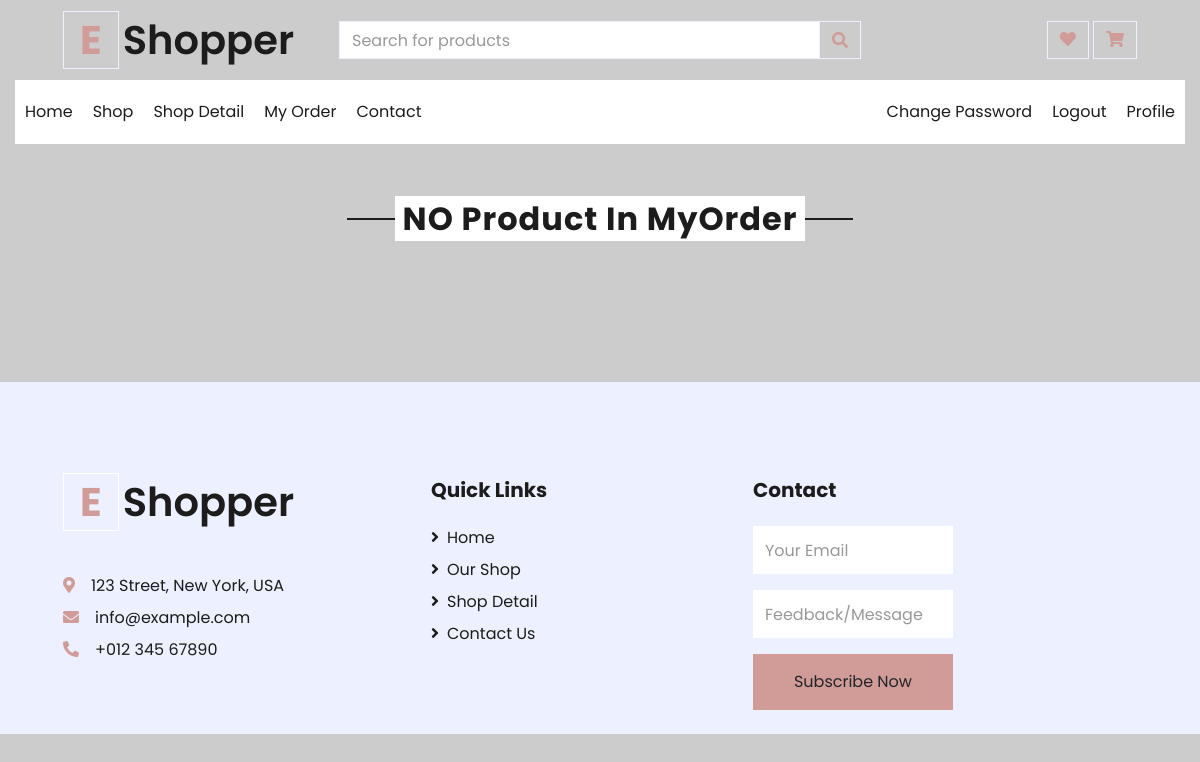
/myorder/ (signed in), run on an earlier commit of the app's database.
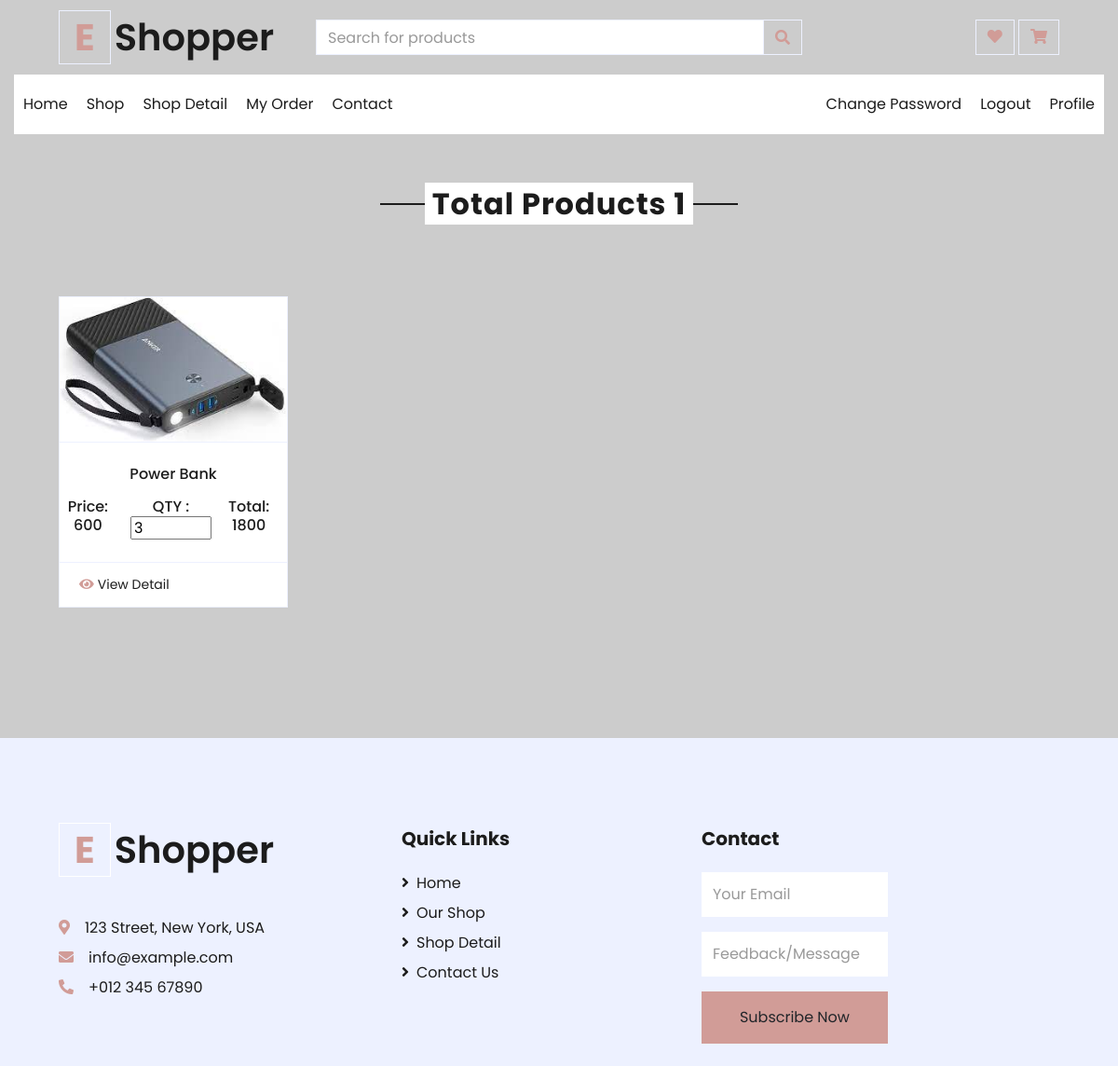
And on a later commit of the database.
### app/models.py (models this page shows, shortened)
class Cart(models.Model):
    user=models.ForeignKey(User,on_delete=models.CASCADE)
    product=models.ForeignKey(Product,on_delete=models.CASCADE)
    product_price=models.PositiveIntegerField()
    product_qty=models.PositiveIntegerField(default=1)
    total_price=models.PositiveIntegerField()
    payment_status=models.BooleanField(default=False)

class Product(models.Model):
    seller=models.ForeignKey(User,on_delete=models.CASCADE)
    choice1=(
        ("Men","Men"),
        ("Women","Women"),
        ("Kids","kids"),
        ("Accessories","Accessories"),
        ("Shoes","Shoes"),
        ("Goggles","Goggles"),
        ("Makeup","Makeup"),
        ("Furniture","Sandals"),
        ("Party Bulb","Party Bulb"),
        ("Kitchen tools","Kitchen tools"),
        )
    product_category=models.CharField(max_length=100,choices=choice1)
    product_name=models.CharField(max_length=100)
    product_price=models.PositiveIntegerField()
    product_desc=models.TextField()
    product_image=models.ImageField(upload_to="product_image",default="")

### app/views.py (the view)
# urls.py: path('myorder/',views.myorder,name='myorder'),
def myorder(request):
    try:
        user=User.objects.get(email=request.session['email'])
        cart=Cart.objects.filter(user=user,payment_status=True)
        return render(request,'myorder.html',{'cart':cart})
    except:
        msg="PLEASE, Signup"
        return render(request,'myorder.html')

### app/templates/myorder.html (shortened to what this page needs)
{% extends 'header.html' %}
{% load static %}
{% block content %}
<!DOCTYPE html>
<html lang="en">
<head>
</head>
<body>
    <div class="container-fluid pt-5">
        <div class="text-center mb-4">
            {% if cart %}
            <h2 class="section-title px-5"><span class="px-2">Total Products {{cart.count}}</span></h2>
            {% else %}
            <h2 class="section-title px-5"><span class="px-2">NO Product In MyOrder</span></h2>
            {% endif %}
        </div>
         <br><br>
        <div class="row px-xl-5 pb-3">
            {%for i in cart %}
            <div class="col-lg-3 col-md-6 col-sm-12 pb-1">
                <div class="card product-item border-0 mb-4">
                    <div class="card-header product-img position-relative overflow-hidden bg-transparent border p-0">
                        <img src="{{i.product.product_image.url}}" class="img-fluid w-100"  alt="{{i.product.product_name}}" >
                    </div>
                    <div class="card-body border-left border-right text-center p-0 pt-4 pb-3">
                        <h6 class="text-truncate mb-3">{{i.product.product_name}}</h6>
                        <div class="d-flex justify-content-center">
                            <h6>Price: {{i.product.product_price}}</h6><h6 class="text-muted ml-2"><del></del></h6><br>
                            <form name="qty" method="post" action="{% url 'change-qty' %}" readonly>
                                <h6>QTY : <input type="number" name=product_qty value="{{i.product_qty}}" min="1" max="10" onchange="this.form.submit();" readonly> </h6>
                            </form> <br>
                            <h6>Total: {{i.total_price}}</h6><h6 class="text-muted ml-2"><del></del></h6>
                        </div>
                    </div>
                    <div class="card-footer d-flex justify-content-between bg-light border">
                        <a href="{% url 'view-detail' pk=i.product.pk %}" class="btn btn-sm text-dark p-0"><i class="fas fa-eye text-primary mr-1"></i>View Detail</a>
                    </div>
                </div>
                <br><br>
            </div>
            {%endfor%}
        </div>
    </div>
</body>
</html>
{% endblock %}

What changed in the data, as far as the page shows it:
added Cart: product.product_image (picture), product.product_name "Power Bank", product.product_price "600", product_qty "3", total_price "1800"
Also different on the page:
{{ cart.count }}: (not shown) → "1"
text no longer shown: "NO Product In MyOrder"
text now shown: "Total Products"
